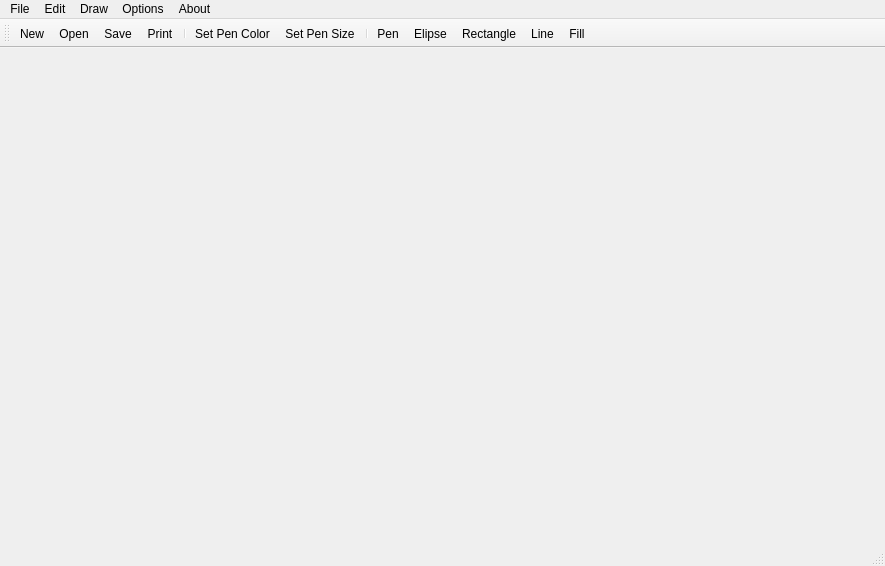
<?xml version="1.0" encoding="UTF-8"?>
<ui version="4.0">
 <class>Paint</class>
 <widget class="QMainWindow" name="Paint">
  <property name="geometry">
   <rect>
    <x>0</x>
    <y>0</y>
    <width>885</width>
    <height>566</height>
   </rect>
  </property>
  <property name="cursor">
   <cursorShape>CrossCursor</cursorShape>
  </property>
  <property name="windowTitle">
   <string>Paint</string>
  </property>
  <widget class="QWidget" name="centralWidget"/>
  <widget class="QToolBar" name="mainToolBar">
   <attribute name="toolBarArea">
    <enum>TopToolBarArea</enum>
   </attribute>
   <attribute name="toolBarBreak">
    <bool>false</bool>
   </attribute>
   <addaction name="actionNew"/>
   <addaction name="actionOpen"/>
   <addaction name="actionSave"/>
   <addaction name="actionPrint"/>
   <addaction name="separator"/>
   <addaction name="actionSet_Pen_Color"/>
   <addaction name="actionSet_Pen_Size"/>
   <addaction name="separator"/>
   <addaction name="actionPen"/>
   <addaction name="actionElipse"/>
   <addaction name="actionRectangle"/>
   <addaction name="actionLine"/>
   <addaction name="actionFill"/>
  </widget>
  <widget class="QStatusBar" name="statusBar"/>
  <widget class="QMenuBar" name="menuBar">
   <property name="geometry">
    <rect>
     <x>0</x>
     <y>0</y>
     <width>885</width>
     <height>22</height>
    </rect>
   </property>
   <widget class="QMenu" name="menuFile">
    <property name="title">
     <string>File</string>
    </property>
    <widget class="QMenu" name="menuSave_As">
     <property name="title">
      <string>Save As...</string>
     </property>
     <addaction name="actionjpg"/>
     <addaction name="actionpng"/>
     <addaction name="actionbmp"/>
    </widget>
    <addaction name="actionNew"/>
    <addaction name="actionOpen"/>
    <addaction name="actionSave"/>
    <addaction name="menuSave_As"/>
    <addaction name="actionPrint"/>
    <addaction name="actionExit"/>
   </widget>
   <widget class="QMenu" name="menuEdit">
    <property name="title">
     <string>Edit</string>
    </property>
    <addaction name="actionUndo"/>
    <addaction name="actionRedo"/>
   </widget>
   <widget class="QMenu" name="menuOptions">
    <property name="title">
     <string>Options</string>
    </property>
    <addaction name="actionSet_Pen_Color"/>
    <addaction name="actionSet_Pen_Size"/>
   </widget>
   <widget class="QMenu" name="menuAbout">
    <property name="title">
     <string>About</string>
    </property>
    <addaction name="actionAbout"/>
   </widget>
   <widget class="QMenu" name="menuDraw">
    <property name="title">
     <string>Draw</string>
    </property>
    <addaction name="actionPen"/>
    <addaction name="actionLine"/>
    <addaction name="actionRectangle"/>
    <addaction name="actionElipse"/>
    <addaction name="actionFill"/>
   </widget>
   <addaction name="menuFile"/>
   <addaction name="menuEdit"/>
   <addaction name="menuDraw"/>
   <addaction name="menuOptions"/>
   <addaction name="menuAbout"/>
  </widget>
  <action name="actionOpen">
   <property name="icon">
    <iconset resource="resources.qrc">
     <normaloff>:/Resources/open.png</normaloff>:/Resources/open.png</iconset>
   </property>
   <property name="text">
    <string>Open</string>
   </property>
   <property name="shortcut">
    <string>Ctrl+O</string>
   </property>
  </action>
  <action name="actionPrint">
   <property name="icon">
    <iconset resource="resources.qrc">
     <normaloff>:/Resources/print.png</normaloff>:/Resources/print.png</iconset>
   </property>
   <property name="text">
    <string>Print</string>
   </property>
   <property name="shortcut">
    <string>Ctrl+P</string>
   </property>
  </action>
  <action name="actionExit">
   <property name="text">
    <string>Exit</string>
   </property>
   <property name="shortcut">
    <string>Ctrl+Q</string>
   </property>
  </action>
  <action name="actionUndo">
   <property name="icon">
    <iconset resource="resources.qrc">
     <normaloff>:/Resources/undo.png</normaloff>:/Resources/undo.png</iconset>
   </property>
   <property name="text">
    <string>Undo</string>
   </property>
   <property name="shortcut">
    <string>Ctrl+Z</string>
   </property>
  </action>
  <action name="actionRedo">
   <property name="icon">
    <iconset resource="resources.qrc">
     <normaloff>:/Resources/redo.png</normaloff>:/Resources/redo.png</iconset>
   </property>
   <property name="text">
    <string>Redo</string>
   </property>
   <property name="shortcut">
    <string>Ctrl+Y</string>
   </property>
  </action>
  <action name="actionSave">
   <property name="icon">
    <iconset resource="resources.qrc">
     <normaloff>:/Resources/save.png</normaloff>:/Resources/save.png</iconset>
   </property>
   <property name="text">
    <string>Save</string>
   </property>
   <property name="shortcut">
    <string>Ctrl+S</string>
   </property>
  </action>
  <action name="actionSet_Pen_Color">
   <property name="icon">
    <iconset resource="resources.qrc">
     <normaloff>:/Resources/colors.png</normaloff>:/Resources/colors.png</iconset>
   </property>
   <property name="text">
    <string>Set Pen Color</string>
   </property>
   <property name="shortcut">
    <string>C</string>
   </property>
  </action>
  <action name="actionSet_Pen_Size">
   <property name="icon">
    <iconset resource="resources.qrc">
     <normaloff>:/Resources/size.png</normaloff>:/Resources/size.png</iconset>
   </property>
   <property name="text">
    <string>Set Pen Size</string>
   </property>
   <property name="shortcut">
    <string>S</string>
   </property>
  </action>
  <action name="actionjpg">
   <property name="text">
    <string>jpg</string>
   </property>
  </action>
  <action name="actionpng">
   <property name="text">
    <string>png</string>
   </property>
  </action>
  <action name="actionbmp">
   <property name="text">
    <string>bmp</string>
   </property>
  </action>
  <action name="actionNew">
   <property name="icon">
    <iconset resource="resources.qrc">
     <normaloff>:/Resources/new.png</normaloff>:/Resources/new.png</iconset>
   </property>
   <property name="text">
    <string>New</string>
   </property>
   <property name="shortcut">
    <string>Ctrl+N</string>
   </property>
  </action>
  <action name="actionAbout">
   <property name="text">
    <string>About</string>
   </property>
   <property name="menuRole">
    <enum>QAction::AboutRole</enum>
   </property>
  </action>
  <action name="actionPen">
   <property name="icon">
    <iconset resource="resources.qrc">
     <normaloff>:/Resources/brush.png</normaloff>:/Resources/brush.png</iconset>
   </property>
   <property name="text">
    <string>Pen</string>
   </property>
   <property name="shortcut">
    <string>P</string>
   </property>
  </action>
  <action name="actionLine">
   <property name="icon">
    <iconset resource="resources.qrc">
     <normaloff>:/Resources/line.png</normaloff>:/Resources/line.png</iconset>
   </property>
   <property name="text">
    <string>Line</string>
   </property>
   <property name="shortcut">
    <string>L</string>
   </property>
  </action>
  <action name="actionRectangle">
   <property name="icon">
    <iconset resource="resources.qrc">
     <normaloff>:/Resources/sqare.png</normaloff>:/Resources/sqare.png</iconset>
   </property>
   <property name="text">
    <string>Rectangle</string>
   </property>
   <property name="toolTip">
    <string>Rectangle</string>
   </property>
   <property name="shortcut">
    <string>R</string>
   </property>
  </action>
  <action name="actionElipse">
   <property name="icon">
    <iconset resource="resources.qrc">
     <normaloff>:/Resources/circle.png</normaloff>:/Resources/circle.png</iconset>
   </property>
   <property name="text">
    <string>Elipse</string>
   </property>
   <property name="toolTip">
    <string>Elipse</string>
   </property>
   <property name="shortcut">
    <string>E</string>
   </property>
  </action>
  <action name="actionFill">
   <property name="icon">
    <iconset resource="resources.qrc">
     <normaloff>:/Resources/bucket.png</normaloff>:/Resources/bucket.png</iconset>
   </property>
   <property name="text">
    <string>Fill</string>
   </property>
   <property name="shortcut">
    <string>F</string>
   </property>
  </action>
 </widget>
 <layoutdefault spacing="6" margin="11"/>
 <resources>
  <include location="resources.qrc"/>
 </resources>
 <connections/>
</ui>
